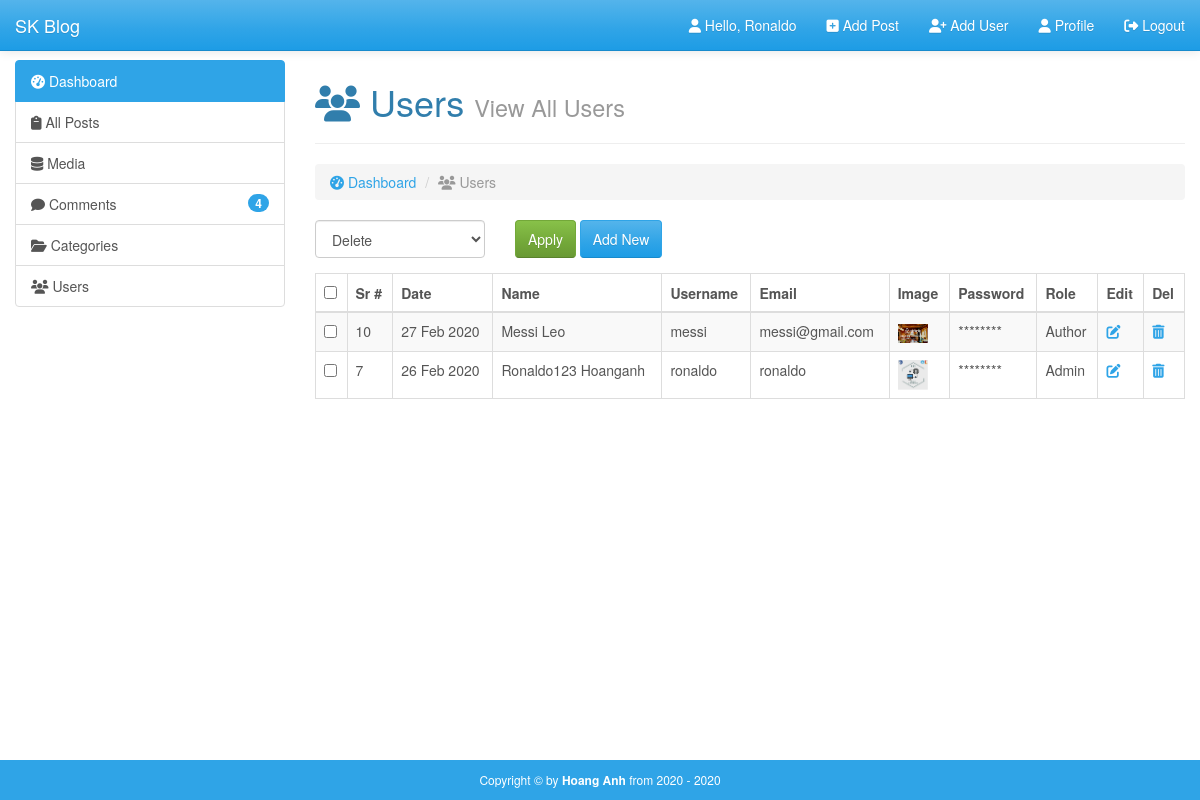
Screenshot of /admin/users.php (signed in) with the database file from the repository.
### tables this page shows
CREATE TABLE `users` (
  `id` int(11) NOT NULL,
  `date` int(11) NOT NULL,
  `first_name` varchar(255) NOT NULL,
  `last_name` varchar(255) NOT NULL,
  `username` varchar(255) NOT NULL,
  `email` varchar(255) NOT NULL,
  `image` varchar(255) NOT NULL,
  `password` varchar(255) NOT NULL,
  `role` varchar(255) NOT NULL,
  `details` text NOT NULL,
  `salt` varchar(255) NOT NULL DEFAULT '$2y$10$quickbrownfoxjumpsover'
);

### admin/users.php (the view, shortened to what this page needs)
<?php
	require_once('inc/top.php');
?>
</head>
<body>
	<div id="wrapper">
		<?php require_once('inc/header.php'); ?>
		<div class="container-fluid body-section">
			<div class="row">
				<div class="col-md-3">
					<?php require_once('inc/sidebar.php'); ?>
				</div>
				<div class="col-md-9">
					<h1><i class="fas fa-users"></i> Users <small>View All Users</small></h1><hr>
					<ol class="breadcrumb">
						<li><a href="#"><i class="fas fa-tachometer-alt"></i> Dashboard</li></a>
						<li class="active"><i class="fas fa-users"></i> Users</li>
					</ol>
					<?php
						$query = "SELECT * FROM users ORDER BY id DESC";
						$run = mysqli_query($con,$query);
						if(mysqli_num_rows($run) > 0) {
					?>
					<form action="" method="POST">
						<div class="row">
							<div class="col-sm-8">
									<div class="row">
										<div class="col-xs-4">
											<div class="form-group">
												<select name="bulk-options" class="form-control">
													<option value="delete">Delete</option>
												</select>
											</div>
										</div>
										<div class="col-xs-8">
											<input type="submit" name="" class="btn btn-success" value="Apply">
											<a href="add-user.php" class="btn btn-primary">Add New</a>
										</div>
									</div>
							</div>
						</div>
						<table class="table table-bordered table-striped table-hover">
							<thead>
								<tr>
									<th><input type="checkbox" name="" id="selectallboxes"></th>
									<th>Sr #</th>
									<th>Date</th>
									<th>Name</th>
									<th>Username</th>
									<th>Email</th>
									<th>Image</th>
									<th>Password</th>
									<th>Role</th>
									<th>Edit</th>
									<th>Del</th>
								</tr>
							</thead>
							<tbody>
								<?php
									while($row = mysqli_fetch_array($run)) {
										$id = $row['id'];
										$first_name = ucfirst($row['first_name']);
										$last_name = ucfirst($row['last_name']);
										$email = $row['email'];
										$username = $row['username'];
										$role = $row['role'];
										$image = $row['image'];
										$date = getdate($row['date']);
										$day = $date['mday'];
										$month = substr($date['month'],0,3);
										$year = $date['year'];
								?>
								<tr>
									<td><input type="checkbox" name="checkboxes[]" class="checkboxes" value="<?php echo $id;?>"></td>
									<td><?php echo $id;?></td>
									<td><?php echo "$day $month $year";?></td>
									<td><?php echo "$first_name $last_name";?></td>
									<td><?php echo $username;?></td>
									<td><?php echo $email;?></td>
									<td><img src="images/<?php echo $image;?>" width="30px"></td>
									<td>********</td>
									<td><?php echo ucfirst($role);?></td>
									<td><a href="edit-user.php?edit=<?php echo $id;?>"><i class="fas fa-edit"></i></a></td>
									<td><a href="users.php?del=<?php echo $id;?>"><i class="fas fa-trash-alt"></i></a></td>
								</tr>
								<?php } ?>
							</tbody>
						</table>
						<?php
							} else {
								echo "<center><h2>No Users Avaible Now</h2></center>";
							}
						?>
					</form>
				</div>
			</div>
		</div>
<?php require_once('inc/footer.php'); ?>

### admin/css/style.css (style rules this page uses)
html, body { height: 100%; }
body { padding-top: 60px; }
#wrapper { min-height: 100%; position: relative; }
.body-section { padding-bottom: 60px; }

### rows the page displays
users: id "10", date "27", date "Feb", date "2020", first_name "Messi", last_name "Leo", username "messi", email "messi@gmail.com", image (picture), role "Author"
users: id "7", date "26", date "Feb", date "2020", first_name "Ronaldo123", last_name "Hoanganh", username "ronaldo", email "ronaldo", image (picture), role "Admin"

### other values shown
$session_username2 "Ronaldo"
$num_of_rows "4"
